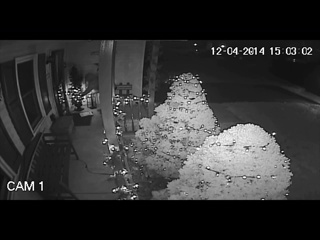
#> input picture data/extracted_frames/motion_0002.jpg, 320 x 240 px; its folder holds only this picture in this run
$ python main.py   (older library calls are emulated)
#> lines starting #> are read from the running program, lines starting #| are printed output that depends on the picture
### quality_assessment/blur_metric.py
import cv2

from base_metric import BaseQualityMetric


class BlurMetric(BaseQualityMetric):

    def __init__(self, threshold=100):
        """
        threshold:
            Lower value = more tolerant
            Higher value = stricter
        """
#> further down, image is the input picture: shape (240, 320, 3); mean B, G, R 50.8, 50.7, 50.7
        self.threshold = threshold

    def evaluate(self, image):

        gray = cv2.cvtColor(image, cv2.COLOR_BGR2GRAY)

        laplacian = cv2.Laplacian(
            gray,
            cv2.CV_64F
        )
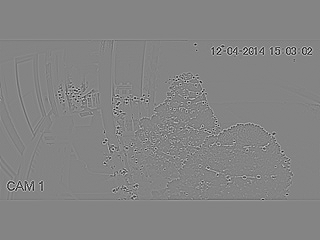
#> laplacian: shape (240, 320) float64; min -567, max 526, mean 0; drawn with min black and max white

        variance = laplacian.var()
#> variance = 2129.5

        if variance >= self.threshold:
            status = "SHARP"
        else:
            status = "BLURRY"

        return {

            "metric": "Blur",

            "score": round(variance, 2),

            "threshold": self.threshold,

            "status": status
        }

### quality_assessment/brightness_metric.py
import cv2

from base_metric import BaseQualityMetric


class BrightnessMetric(BaseQualityMetric):

    def __init__(
        self,
        dark_threshold=70,
        bright_threshold=180
    ):
        self.dark_threshold = dark_threshold
        self.bright_threshold = bright_threshold

    def evaluate(self, image):

        gray = cv2.cvtColor(image, cv2.COLOR_BGR2GRAY)

        brightness = gray.mean()

        if brightness < self.dark_threshold:
            status = "DARK"

        elif brightness > self.bright_threshold:
            status = "BRIGHT"

        else:
            status = "NORMAL"

        return {

            "metric": "Brightness",

            "score": round(brightness, 2),

            "status": status

        }

### main.py
import os
import cv2

from quality_assessment.blur_metric import BlurMetric
from quality_assessment.brightness_metric import BrightnessMetric

FRAME_FOLDER = "data/extracted_frames"

blur_detector = BlurMetric(threshold=100)

brightness_detector = BrightnessMetric()

print("=" * 90)
print("VIDEO QUALITY ASSESSMENT")
print("=" * 90)

for file in sorted(os.listdir(FRAME_FOLDER)):

    if file.endswith(".jpg"):

        image_path = os.path.join(FRAME_FOLDER, file)

        image = cv2.imread(image_path)

        blur = blur_detector.evaluate(image)
#> blur = {'metric': 'Blur', 'score': 2129.5, 'threshold': 100, 'status': 'SHARP'}

        brightness = brightness_detector.evaluate(image)
#> in evaluate, `brightness = gray.mean()`: brightness = 50.74
#> brightness = {'metric': 'Brightness', 'score': 50.74, 'status': 'DARK'}

        print(
            f"{file:<18}"
            f"Blur: {blur['score']:<10}"
            f"{blur['status']:<10}"
            f"Brightness: {brightness['score']:<10}"
            f"{brightness['status']}"
        )
#| motion_0002.jpg   Blur: 2129.5    SHARP     Brightness: 50.74     DARK

print("=" * 90)
print("Completed")
